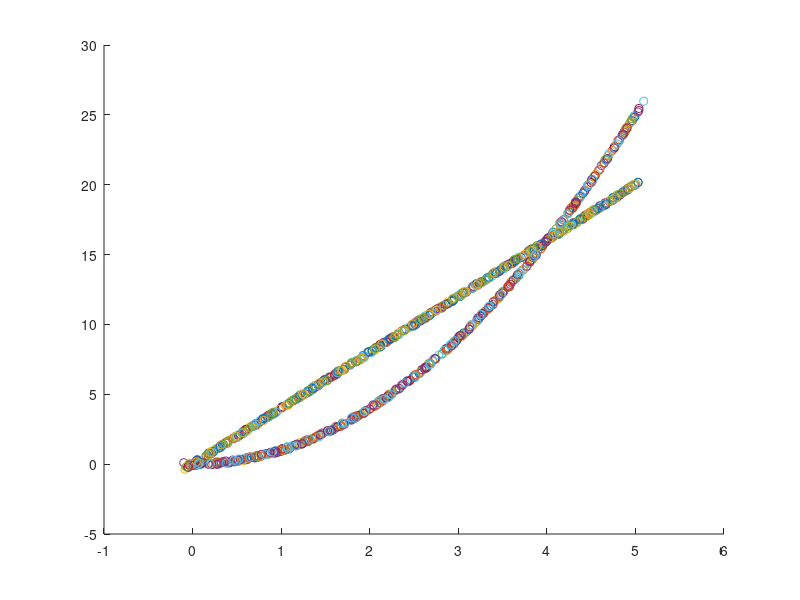

The MATLAB source for this figure: (Note: this script raises an error after producing the figure.)
% Tim function plots

clear all

fontS = 14;

%runs
run = 10;
noise = 0.2;

%params
% Phi1 = [5, -250];
% Phi2 = [-5, 250];
Phi1 = [4, 0];
Phi2 = [1, 0];

%inputs
% x1 = 50:0.1:75;
% x2 = 25:0.1:50;

x1 = 0:0.1:5;
x2 = 0:0.1:5;


hFig = figure(1)
for kk = 1:run
    %noise input
    x1_noise = x1 + (rand(1,length(x1))-.5)*noise;
    x2_noise = x2 + (rand(1,length(x2))-.5)*noise;

    %functions
%     F1_temp = Phi1(1)*x1_noise + Phi1(2);
%     F2_temp = Phi2(1)*x2_noise + Phi2(2);
    F1_temp = Phi1(1)*x1_noise + Phi1(2);
    F2_temp = Phi2(1)*x2_noise.^2 + Phi2(2);
    
    %noise ouput
    F1_temp = F1_temp + (rand(1,length(F1_temp))-.5)*noise;
    F2_temp = F2_temp + (rand(1,length(F2_temp))-.5)*noise;
    
    %store
    F1_s(kk,:) = F1_temp;
    F2_s(kk,:) = F2_temp;
    X1_s(kk,:) = x1_noise;
    X2_s(kk,:) = x2_noise;
    
    %limits
%     idx1 = find(F1_temp<0);
%     idx2 = find(F2_temp<0);
%     F1_temp(idx1)=[]; %0
%     F2_temp(idx2)=[]; %0
%     x1_noise(idx1)=[]; %50 + (rand(1)-.5)*5;
%     x2_noise(idx2)=[]; %50 + (rand(1)-.5)*5;
    
    %plot
    h1 = scatter(x1_noise,F1_temp,'ro');
    hold on 
    h2 = scatter(x2_noise,F2_temp,'gx');
    hold on
    
end
hold on

%reshape arrays
data1 = [ reshape(F1_s,[],1), reshape(X1_s,[],1) ];
data2 = [ reshape(F2_s,[],1), reshape(X2_s,[],1) ];

%get KDE
[bandwidth_1,density_1,X_1,Y_1]=kde2d(data1);
[bandwidth_2,density_2,X_2,Y_2]=kde2d(data2);

contour3(Y_1,X_1,density_1,50);
hold on
contour3(Y_2,X_2,density_2,50);
hold off


grid on
view(0, 45);
xlabel('x','FontSize',fontS)
ylabel('xdot','FontSize',fontS)
zlabel('Probability','FontSize',fontS)
title('State space with probabilities','FontSize',fontS)
legend([h1,h2],'class 1', 'class 2','FontSize',fontS)

axis([0,6,0,30])
